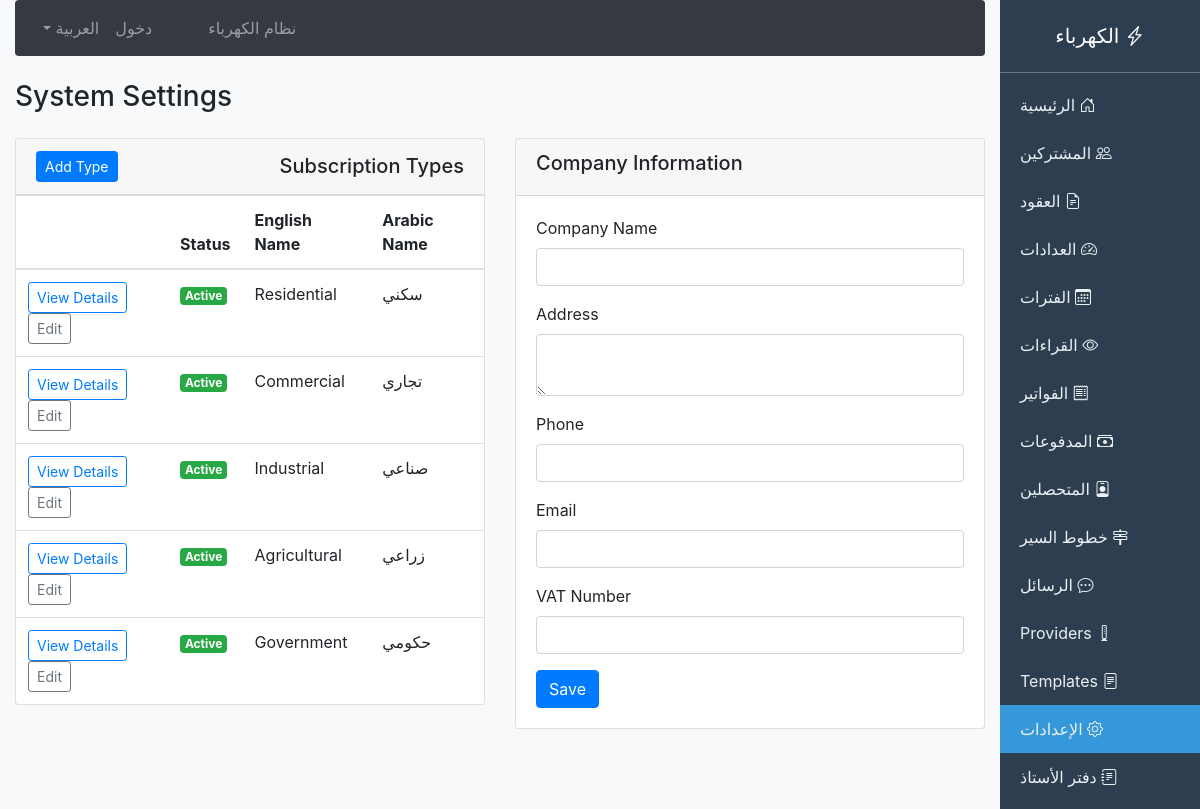
Screenshot of /billing/settings/ with the database file from the repository.
### billing/models.py (models this page shows, shortened)
class SubscriptionType(models.Model):
    name_ar = models.CharField(max_length=100)
    name_en = models.CharField(max_length=100, blank=True)
    description = models.TextField(blank=True)
    is_active = models.BooleanField(default=True)
    created_at = models.DateTimeField(auto_now_add=True)
    class Meta:
        verbose_name = 'Subscription Type'
        verbose_name_plural = 'Subscription Types'

### billing/views.py (the view, shortened to what this page needs)
# urls.py: path('settings/', views.system_settings, name='system_settings'),
def system_settings(request):
    settings_obj = SystemSettings.objects.first()
    if not settings_obj:
        settings_obj = SystemSettings.objects.create()
    subscription_types = SubscriptionType.objects.all()
    templates_by_type = {}
    for st in subscription_types:
        templates = InvoiceLineTemplate.objects.filter(type=st)
        templates_by_type[st.id] = {
            'type': {
                'id': st.id,
                'name_ar': st.name_ar,
                'name_en': st.name_en,
                'is_active': st.is_active,
                'description': st.description,
                'code': getattr(st, 'code', None),
            },
            'templates': list(templates.values(
                'id', 'line_order', 'line_name_ar', 'line_name_en',
                'calculation_type', 'is_taxable'
            ))
        }
    templates_by_type_json = json.dumps(templates_by_type)
    return render(request, 'billing/settings.html', {
        'settings': settings_obj,
        'subscription_types': subscription_types,
        'templates_by_type': templates_by_type,
        'templates_by_type_json': templates_by_type_json,
    })

### billing/context_processors.py (called while the page is built)
def language_context(request):
    lang = getattr(request, 'session', {}).get('django_language', 'ar')
    if not lang:
        lang = 'ar'
    return {
        'LANGUAGE_CODE': lang,
        'LANGUAGE_NAME': 'العربية' if lang == 'ar' else 'English'
    }

### templates/billing/settings.html (shortened to what this page needs)
{% extends 'billing/base.html' %}
{% block content %}
<h3>System Settings</h3>
<div class="row mt-4">
    <div class="col-md-6">
        <div class="card">
            <div class="card-header"><h5>Company Information</h5></div>
            <div class="card-body">
                <form method="post">
                    <div class="form-group">
                        <label>Company Name</label>
                        <input type="text" name="company_name" class="form-control" value="{{ settings.company_name }}">
                    </div>
                    <div class="form-group">
                        <label>Address</label>
                        <textarea name="company_address" class="form-control">{{ settings.company_address }}</textarea>
                    </div>
                    <div class="form-group">
                        <label>Phone</label>
                        <input type="text" name="phone" class="form-control" value="{{ settings.phone }}">
                    </div>
                    <div class="form-group">
                        <label>Email</label>
                        <input type="email" name="email" class="form-control" value="{{ settings.email }}">
                    </div>
                    <div class="form-group">
                        <label>VAT Number</label>
                        <input type="text" name="vat_number" class="form-control" value="{{ settings.vat_number }}">
                    </div>
                    <button type="submit" class="btn btn-primary">Save</button>
                </form>
            </div>
        </div>
    </div>
    <div class="col-md-6">
        <div class="card">
            <div class="card-header d-flex justify-content-between align-items-center">
                <h5 class="mb-0">Subscription Types</h5>
                <a href="{% url 'subscription_type_create' %}" class="btn btn-sm btn-primary">Add Type</a>
            </div>
            <div class="card-body p-0">
                <table class="table mb-0">
                    <thead>
                        <tr>
                            <th>Arabic Name</th>
                            <th>English Name</th>
                            <th>Status</th>
                            <th></th>
                        </tr>
                    </thead>
                    <tbody>
                        {% for st in subscription_types %}
                        <tr>
                            <td>{{ st.name_ar }}</td>
                            <td>{{ st.name_en }}</td>
                            <td>{% if st.is_active %}<span class="badge badge-success">Active</span>{% else %}<span class="badge badge-secondary">Inactive</span>{% endif %}</td>
                            <td>
                                <button type="button" class="btn btn-sm btn-outline-primary" onclick="showTypeDetails({{ st.id }})">View Details</button>
                                <a href="{% url 'subscription_type_edit' st.id %}" class="btn btn-sm btn-outline-secondary">Edit</a>
                            </td>
                        </tr>
                        {% endfor %}
                    </tbody>
                </table>
            </div>
        </div>
    </div>
</div>
{% endblock %}

### rows the page displays
SubscriptionType: name_ar "سكني", name_en "Residential", is_active "Active"
SubscriptionType: name_ar "تجاري", name_en "Commercial", is_active "Active"
SubscriptionType: name_ar "صناعي", name_en "Industrial", is_active "Active"
SubscriptionType: name_ar "زراعي", name_en "Agricultural", is_active "Active"
SubscriptionType: name_ar "حكومي", name_en "Government", is_active "Active"
